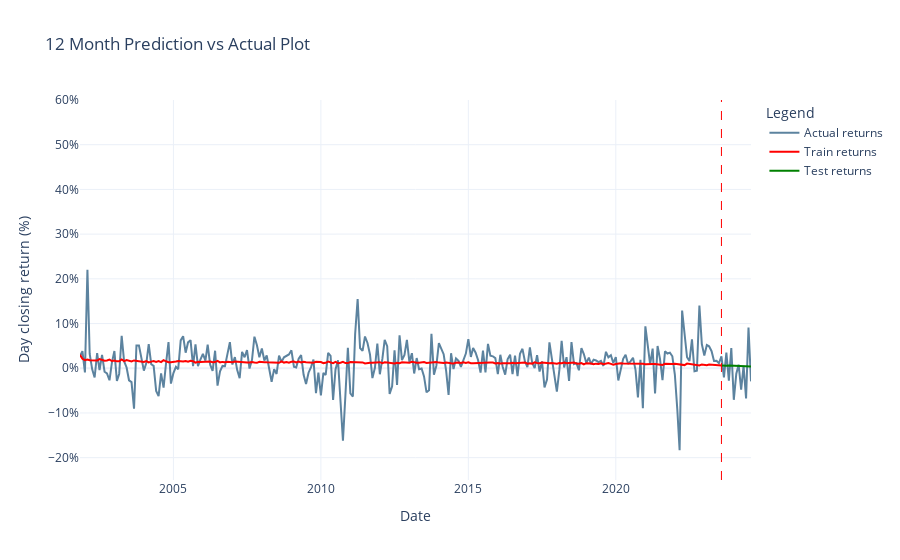

Write notebook code for a chart like this one.
### Markdown cell above
### 12 Months Actual vs Prediction

### Code cell
importlib.reload(mpt_utils)
#
y_train_mean_pred_12m, y_test_mean_pred_12m = mpt_utils.get_train_test_mean_pred(y_train_pred_12m, y_test_pred_12m, len(df_pct.columns))
#
plots.generate_timeseries_plot(df_pct, df_tabular, y_train_mean_pred_12m, y_test_mean_pred_12m)

### Figure 1 — Plotly figure (JSON) as saved in the notebook; plotly's stock layout.template omitted (floating-point values rounded to 4 significant figures; data arrays with more than 128 entries replaced by an {"elided": "..."} marker saying what was removed)
{"data": [{"line": {"color": "#5c839f", "width": 2}, "mode": "lines", "name": "Actual returns", "x": {"elided": "274 str values"}, "y": {"elided": "299 float values"}, "type": "scatter"}, {"line": {"color": "red", "width": 2}, "mode": "lines", "name": "Train returns", "x": {"elided": "262 str values"}, "y": {"elided": "262 float values"}, "type": "scatter"}, {"line": {"color": "green", "width": 2}, "mode": "lines", "name": "Test returns", "x": ["2023-08-01", "2023-09-01", "2023-10-01", "2023-11-01", "2023-12-01", "2024-01-01", "2024-02-01", "2024-03-01", "2024-04-01", "2024-05-01", "2024-06-01", "2024-07-01", "2024-08-01"], "y": [0.006134, 0.00541, 0.005644, 0.005928, 0.005763, 0.005024, 0.005212, 0.004953, 0.005071, 0.005041, 0.005418, 0.004271, 0.003912], "type": "scatter"}], "layout": {"shapes": [{"line": {"color": "red", "dash": "dash", "width": 1}, "type": "line", "x0": "2023-08-01", "x1": "2023-08-01", "xref": "x", "y0": 0, "y1": 1, "yref": "y domain"}], "yaxis": {"title": {"text": "Day closing return (%)"}, "tickformat": ".0%", "range": [-0.25, 0.6]}, "title": {"text": "12 Month Prediction vs Actual Plot"}, "xaxis": {"title": {"text": "Date"}}, "legend": {"title": {"text": "Legend"}}}}
